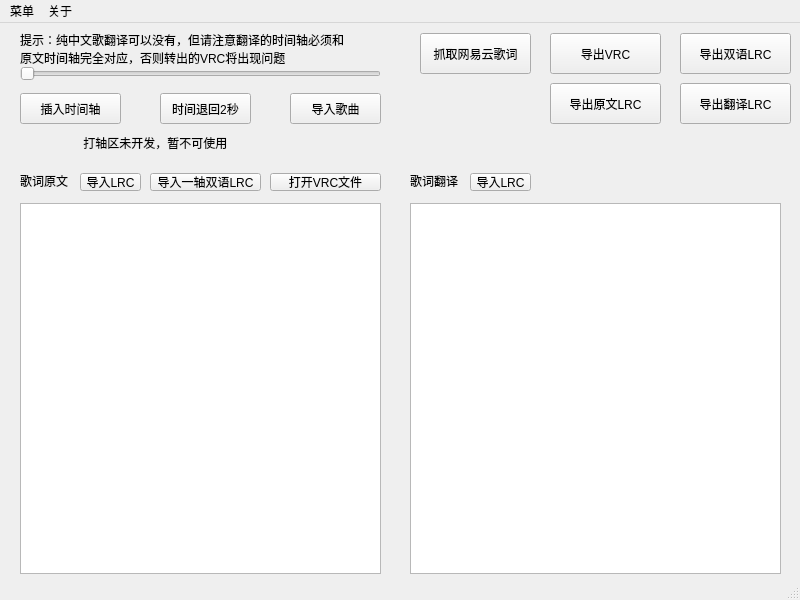
<?xml version="1.0" encoding="UTF-8"?>
<ui version="4.0">
 <author>VtuberMusic</author>
 <class>MainWindow</class>
 <widget class="QMainWindow" name="MainWindow">
  <property name="geometry">
   <rect>
    <x>0</x>
    <y>0</y>
    <width>800</width>
    <height>600</height>
   </rect>
  </property>
  <property name="windowTitle">
   <string>VRC Maker</string>
  </property>
  <property name="windowIcon">
   <iconset>
    <normaloff>icon/logo_mid.png</normaloff>icon/logo_mid.png</iconset>
  </property>
  <property name="styleSheet">
   <string notr="true">font: 25 9pt &quot;Microsoft YaHei UI, Microsoft YaHei, PingFangSC-Regular, sans-serif, SimHei&quot;;</string>
  </property>
  <widget class="QWidget" name="centralwidget">
   <widget class="QTextEdit" name="textEdit">
    <property name="geometry">
     <rect>
      <x>20</x>
      <y>180</y>
      <width>361</width>
      <height>371</height>
     </rect>
    </property>
    <property name="styleSheet">
     <string notr="true">font: 25 9pt &quot;PingFangSC-Regular, sans-serif, SimHei&quot;;</string>
    </property>
   </widget>
   <widget class="QTextEdit" name="textEdit_2">
    <property name="geometry">
     <rect>
      <x>410</x>
      <y>180</y>
      <width>371</width>
      <height>371</height>
     </rect>
    </property>
    <property name="styleSheet">
     <string notr="true">font: 25 9pt &quot;PingFangSC-Regular, sans-serif, SimHei&quot;;</string>
    </property>
   </widget>
   <widget class="QLabel" name="label">
    <property name="geometry">
     <rect>
      <x>20</x>
      <y>150</y>
      <width>51</width>
      <height>16</height>
     </rect>
    </property>
    <property name="text">
     <string>歌词原文</string>
    </property>
   </widget>
   <widget class="QLabel" name="label_2">
    <property name="geometry">
     <rect>
      <x>410</x>
      <y>150</y>
      <width>51</width>
      <height>16</height>
     </rect>
    </property>
    <property name="text">
     <string>歌词翻译</string>
    </property>
   </widget>
   <widget class="QLabel" name="label_3">
    <property name="geometry">
     <rect>
      <x>20</x>
      <y>0</y>
      <width>361</width>
      <height>51</height>
     </rect>
    </property>
    <property name="text">
     <string>提示：纯中文歌翻译可以没有，但请注意翻译的时间轴必须和
原文时间轴完全对应，否则转出的VRC将出现问题</string>
    </property>
   </widget>
   <widget class="QToolButton" name="toolButton">
    <property name="geometry">
     <rect>
      <x>80</x>
      <y>150</y>
      <width>61</width>
      <height>18</height>
     </rect>
    </property>
    <property name="text">
     <string>导入LRC</string>
    </property>
   </widget>
   <widget class="QToolButton" name="toolButton_2">
    <property name="geometry">
     <rect>
      <x>470</x>
      <y>150</y>
      <width>61</width>
      <height>18</height>
     </rect>
    </property>
    <property name="text">
     <string>导入LRC</string>
    </property>
   </widget>
   <widget class="QToolButton" name="toolButton_3">
    <property name="geometry">
     <rect>
      <x>150</x>
      <y>150</y>
      <width>111</width>
      <height>18</height>
     </rect>
    </property>
    <property name="text">
     <string>导入一轴双语LRC</string>
    </property>
   </widget>
   <widget class="QToolButton" name="toolButton_4">
    <property name="geometry">
     <rect>
      <x>290</x>
      <y>70</y>
      <width>91</width>
      <height>31</height>
     </rect>
    </property>
    <property name="text">
     <string>导入歌曲</string>
    </property>
   </widget>
   <widget class="QToolButton" name="toolButton_5">
    <property name="geometry">
     <rect>
      <x>160</x>
      <y>70</y>
      <width>91</width>
      <height>31</height>
     </rect>
    </property>
    <property name="text">
     <string>时间退回2秒</string>
    </property>
   </widget>
   <widget class="QToolButton" name="toolButton_6">
    <property name="geometry">
     <rect>
      <x>20</x>
      <y>70</y>
      <width>101</width>
      <height>31</height>
     </rect>
    </property>
    <property name="text">
     <string>插入时间轴</string>
    </property>
   </widget>
   <widget class="QToolButton" name="toolButton_7">
    <property name="geometry">
     <rect>
      <x>550</x>
      <y>10</y>
      <width>111</width>
      <height>41</height>
     </rect>
    </property>
    <property name="text">
     <string>导出VRC</string>
    </property>
   </widget>
   <widget class="QToolButton" name="toolButton_8">
    <property name="geometry">
     <rect>
      <x>550</x>
      <y>60</y>
      <width>111</width>
      <height>41</height>
     </rect>
    </property>
    <property name="text">
     <string>导出原文LRC</string>
    </property>
   </widget>
   <widget class="QLabel" name="label_4">
    <property name="geometry">
     <rect>
      <x>40</x>
      <y>110</y>
      <width>301</width>
      <height>20</height>
     </rect>
    </property>
    <property name="text">
     <string>             打轴区未开发，暂不可使用</string>
    </property>
   </widget>
   <widget class="QToolButton" name="toolButton_9">
    <property name="geometry">
     <rect>
      <x>270</x>
      <y>150</y>
      <width>111</width>
      <height>18</height>
     </rect>
    </property>
    <property name="text">
     <string>打开VRC文件</string>
    </property>
   </widget>
   <widget class="QSlider" name="horizontalSlider">
    <property name="geometry">
     <rect>
      <x>20</x>
      <y>40</y>
      <width>361</width>
      <height>22</height>
     </rect>
    </property>
    <property name="orientation">
     <enum>Qt::Horizontal</enum>
    </property>
   </widget>
   <widget class="QToolButton" name="toolButton_10">
    <property name="geometry">
     <rect>
      <x>680</x>
      <y>10</y>
      <width>111</width>
      <height>41</height>
     </rect>
    </property>
    <property name="text">
     <string>导出双语LRC</string>
    </property>
   </widget>
   <widget class="QToolButton" name="toolButton_11">
    <property name="geometry">
     <rect>
      <x>680</x>
      <y>60</y>
      <width>111</width>
      <height>41</height>
     </rect>
    </property>
    <property name="text">
     <string>导出翻译LRC</string>
    </property>
   </widget>
   <widget class="QToolButton" name="toolButton_12">
    <property name="geometry">
     <rect>
      <x>420</x>
      <y>10</y>
      <width>111</width>
      <height>41</height>
     </rect>
    </property>
    <property name="text">
     <string>抓取网易云歌词</string>
    </property>
   </widget>
  </widget>
  <widget class="QMenuBar" name="menubar">
   <property name="geometry">
    <rect>
     <x>0</x>
     <y>0</y>
     <width>800</width>
     <height>23</height>
    </rect>
   </property>
   <widget class="QMenu" name="menu">
    <property name="title">
     <string>菜单</string>
    </property>
    <widget class="QMenu" name="menu_3">
     <property name="title">
      <string>导出</string>
     </property>
     <addaction name="action_VRC_2"/>
     <addaction name="action_LRC"/>
     <addaction name="action_out_LRC2"/>
     <addaction name="action_LRC_5"/>
    </widget>
    <widget class="QMenu" name="menu_4">
     <property name="title">
      <string>导入</string>
     </property>
     <addaction name="action_VRC_3"/>
     <addaction name="action_LRC_2"/>
     <addaction name="action_LRC_3"/>
     <addaction name="action_LRC_4"/>
    </widget>
    <addaction name="menu_3"/>
    <addaction name="menu_4"/>
    <addaction name="separator"/>
    <addaction name="action_4"/>
   </widget>
   <widget class="QMenu" name="menu_2">
    <property name="title">
     <string>关于</string>
    </property>
    <addaction name="action_VtuberMusic"/>
   </widget>
   <addaction name="menu"/>
   <addaction name="menu_2"/>
  </widget>
  <widget class="QStatusBar" name="statusbar"/>
  <action name="action_4">
   <property name="text">
    <string>退出</string>
   </property>
  </action>
  <action name="action_VtuberMusic">
   <property name="text">
    <string>关于 VRC Maker</string>
   </property>
  </action>
  <action name="action_VRC_2">
   <property name="text">
    <string>导出VRC</string>
   </property>
  </action>
  <action name="action_LRC">
   <property name="text">
    <string>导出原文LRC</string>
   </property>
  </action>
  <action name="action_VRC_3">
   <property name="text">
    <string>导入VRC</string>
   </property>
  </action>
  <action name="action_LRC_2">
   <property name="text">
    <string>导入LRC到原文</string>
   </property>
  </action>
  <action name="action_LRC_3">
   <property name="text">
    <string>导入LRC到翻译</string>
   </property>
  </action>
  <action name="action_LRC_4">
   <property name="text">
    <string>导入双语LRC</string>
   </property>
  </action>
  <action name="action_out_LRC2">
   <property name="text">
    <string>导出翻译LRC</string>
   </property>
  </action>
  <action name="action_LRC_5">
   <property name="text">
    <string>导出双语LRC</string>
   </property>
  </action>
 </widget>
 <resources/>
 <connections/>
</ui>
